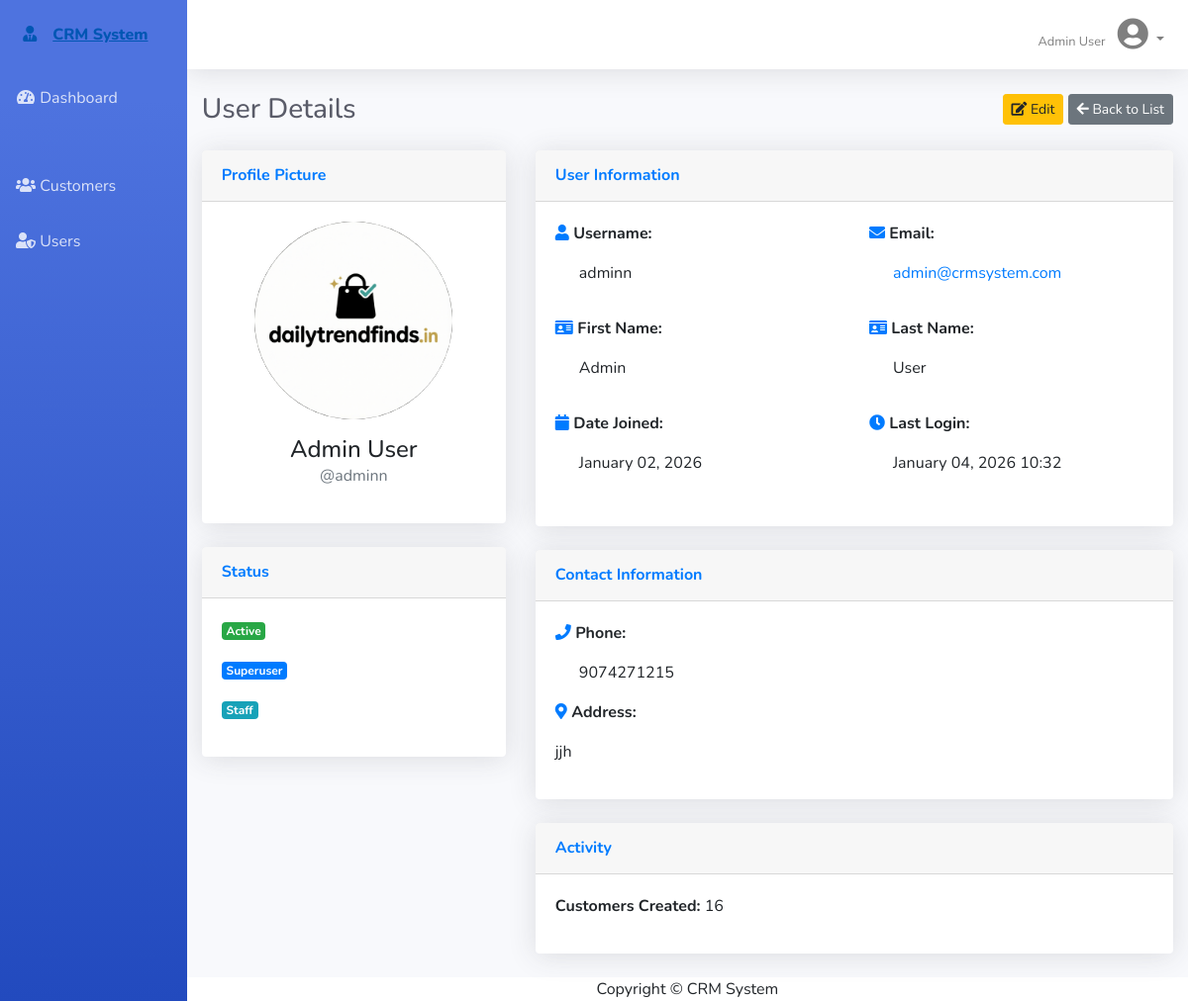
/users/1/ (signed in), run on the app's committed database.
### customers/models.py (models this page shows, shortened)
class UserProfile(models.Model):
    user = models.OneToOneField(User, on_delete=models.CASCADE, related_name='profile')
    phone = models.CharField(max_length=17, blank=True)
    address = models.TextField(blank=True)
    profile_image = models.ImageField(upload_to='profile_images/', blank=True, null=True)

### customers/views.py (the view)
# urls.py: path('users/<int:pk>/', views.user_detail, name='user_detail'),
@login_required(login_url='login')
def user_detail(request, pk):
    user = get_object_or_404(User, pk=pk)
    try:
        profile = user.profile
    except UserProfile.DoesNotExist:
        profile = UserProfile.objects.create(user=user)
    context = {'user': user, 'profile': profile}
    return render(request, 'customers/user_detail.html', context)

### customers/templates/customers/user_detail.html (shortened to what this page needs)
{% extends 'customers/base.html' %}
{% block page_header %}
<div class="d-sm-flex align-items-center justify-content-between mb-4">
    <h1 class="h3 mb-0 text-gray-800">User Details</h1>
    <div>
        <a href="{% url 'user_edit' user.pk %}" class="btn btn-warning btn-sm">
            <i class="fas fa-edit"></i> Edit
        </a>
        <a href="{% url 'user_list' %}" class="btn btn-secondary btn-sm">
            <i class="fas fa-arrow-left"></i> Back to List
        </a>
    </div>
</div>
{% endblock %}
{% block content %}
<div class="row">
    <div class="col-lg-4">
        <div class="card shadow mb-4">
            <div class="card-header py-3">
                <h6 class="m-0 font-weight-bold text-primary">Profile Picture</h6>
            </div>
            <div class="card-body text-center">
                {% if profile.profile_image %}
                    <img src="{{ profile.profile_image.url }}" alt="{{ user.get_full_name }}"
                         class="img-fluid rounded-circle mb-3" style="max-width: 200px;">
                {% else %}
                    <div class="bg-primary rounded-circle mx-auto mb-3 d-flex align-items-center justify-content-center"
                         style="width: 200px; height: 200px;">
                        <i class="fas fa-user fa-5x text-white"></i>
                    </div>
                {% endif %}
                <h4 class="mb-0">{{ user.get_full_name|default:user.username }}</h4>
                <p class="text-muted">@{{ user.username }}</p>
            </div>
        </div>
        <div class="card shadow mb-4">
            <div class="card-header py-3">
                <h6 class="m-0 font-weight-bold text-primary">Status</h6>
            </div>
            <div class="card-body">
                <p>
                    {% if user.is_active %}
                        <span class="badge badge-success">Active</span>
                    {% else %}
                        <span class="badge badge-danger">Inactive</span>
                    {% endif %}
                </p>
                <p>
                    {% if user.is_superuser %}
                        <span class="badge badge-primary">Superuser</span>
                    {% endif %}
                </p>
                <p>
                    {% if user.is_staff %}
                        <span class="badge badge-info">Staff</span>
                    {% endif %}
                </p>
            </div>
        </div>
    </div>
    <div class="col-lg-8">
        <div class="card shadow mb-4">
            <div class="card-header py-3">
                <h6 class="m-0 font-weight-bold text-primary">User Information</h6>
            </div>
            <div class="card-body">
                <div class="row mb-3">
                    <div class="col-md-6">
                        <p><strong><i class="fas fa-user text-primary"></i> Username:</strong></p>
                        <p class="ml-4">{{ user.username }}</p>
                    </div>
                    <div class="col-md-6">
                        <p><strong><i class="fas fa-envelope text-primary"></i> Email:</strong></p>
                        <p class="ml-4"><a href="mailto:{{ user.email }}">{{ user.email }}</a></p>
                    </div>
                </div>
                <div class="row mb-3">
                    <div class="col-md-6">
                        <p><strong><i class="fas fa-id-card text-primary"></i> First Name:</strong></p>
                        <p class="ml-4">{{ user.first_name|default:"Not provided" }}</p>
                    </div>
                    <div class="col-md-6">
                        <p><strong><i class="fas fa-id-card text-primary"></i> Last Name:</strong></p>
                        <p class="ml-4">{{ user.last_name|default:"Not provided" }}</p>
                    </div>
                </div>
                <div class="row mb-3">
                    <div class="col-md-6">
                        <p><strong><i class="fas fa-calendar text-primary"></i> Date Joined:</strong></p>
                        <p class="ml-4">{{ user.date_joined|date:"F d, Y" }}</p>
                    </div>
                    <div class="col-md-6">
                        <p><strong><i class="fas fa-clock text-primary"></i> Last Login:</strong></p>
                        <p class="ml-4">{{ user.last_login|date:"F d, Y H:i"|default:"Never" }}</p>
                    </div>
                </div>
            </div>
        </div>
        <div class="card shadow mb-4">
            <div class="card-header py-3">
                <h6 class="m-0 font-weight-bold text-primary">Contact Information</h6>
            </div>
            <div class="card-body">
                <div class="mb-3">
                    <p><strong><i class="fas fa-phone text-primary"></i> Phone:</strong></p>
                    <p class="ml-4">{{ profile.phone|default:"Not provided" }}</p>
                </div>
                <div class="mb-3">
                    <p><strong><i class="fas fa-map-marker-alt text-primary"></i> Address:</strong></p>
                    <p class="ml-4">{{ profile.address|default:"Not provided"|linebreaks }}</p>
                </div>
            </div>
        </div>
        <div class="card shadow mb-4">
            <div class="card-header py-3">
                <h6 class="m-0 font-weight-bold text-primary">Activity</h6>
            </div>
            <div class="card-body">
                <p><strong>Customers Created:</strong> {{ user.customers_created.count }}</p>
            </div>
        </div>
    </div>
</div>
{% endblock %}

### customers/templates/customers/base.html (shortened to what this page needs)
<!DOCTYPE html>
<html lang="en">
<head>
    <link href="https://cdnjs.cloudflare.com/ajax/libs/font-awesome/5.15.3/css/all.min.css" rel="stylesheet" type="text/css">
    <link href="https://cdn.jsdelivr.net/npm/bootstrap@4.6.0/dist/css/bootstrap.min.css" rel="stylesheet">
</head>
<body id="page-top">
    <div id="wrapper">
        <ul class="navbar-nav bg-gradient-primary sidebar sidebar-dark accordion" id="accordionSidebar">
            <a class="sidebar-brand d-flex align-items-center justify-content-center" href="{% url 'dashboard' %}">
                <div class="sidebar-brand-icon">
                    <i class="fas fa-user-tie"></i>
                </div>
                <div class="sidebar-brand-text mx-3">CRM System</div>
            </a>
            <li class="nav-item">
                <a class="nav-link" href="{% url 'dashboard' %}">
                    <i class="fas fa-fw fa-tachometer-alt"></i>
                    <span>Dashboard</span>
                </a>
            </li>
            <li class="nav-item">
                <a class="nav-link" href="{% url 'customer_list' %}">
                    <i class="fas fa-fw fa-users"></i>
                    <span>Customers</span>
                </a>
            </li>
            <li class="nav-item">
                <a class="nav-link" href="{% url 'user_list' %}">
                    <i class="fas fa-fw fa-user-shield"></i>
                    <span>Users</span>
                </a>
            </li>
        </ul>
        <div id="content-wrapper" class="d-flex flex-column">
            <div id="content">
                <nav class="navbar navbar-expand navbar-light bg-white topbar mb-4 static-top shadow">
                    <ul class="navbar-nav ml-auto">
                        <li class="nav-item dropdown no-arrow">
                            <a class="nav-link dropdown-toggle" href="#" id="userDropdown" role="button"
                                data-toggle="dropdown" aria-haspopup="true" aria-expanded="false">
                                <span class="mr-2 d-none d-lg-inline text-gray-600 small">{{ user.get_full_name|default:user.username }}</span>
                                <i class="fas fa-user-circle fa-2x"></i>
                            </a>
                        </li>
                    </ul>
                </nav>
                <div class="container-fluid">
                    {% block page_header %}{% endblock %}
                    {% block content %}{% endblock %}
                </div>
            </div>
            <footer class="sticky-footer bg-white">
                <div class="container my-auto">
                    <div class="copyright text-center my-auto">
                        <span>Copyright &copy; CRM System {{ current_year }}</span>
                    </div>
                </div>
            </footer>
        </div>
    </div>
</body>
</html>

### customers/templates/customers/base.html (style rules this page uses)
:root { --primary: #4e73df; --secondary: #858796; --success: #1cc88a; --info: #36b9cc; --warning: #f6c23e; --danger: #e74a3b; --light: #f8f9fc; --dark: #5a5c69; }
body { font-family: 'Nunito', -apple-system, BlinkMacSystemFont, 'Segoe UI', Roboto, sans-serif; background-color: var(--light); }
#wrapper { display: flex; }
#content-wrapper { background-color: var(--light); width: 100%; overflow-x: hidden; }
.sidebar { width: 14rem; min-height: 100vh; background: linear-gradient(180deg, #4e73df 10%, #224abe 100%); }
.sidebar .nav-item .nav-link { color: rgba(255, 255, 255, 0.8); padding: 1rem; }
.sidebar-brand { height: 4.375rem; text-decoration: none; font-size: 1rem; font-weight: 800; padding: 1.5rem 1rem; text-align: center; color: #fff; }
.topbar { height: 4.375rem; background-color: #fff; box-shadow: 0 .15rem 1.75rem 0 rgba(58, 59, 69, .15); }
.card { border: none; box-shadow: 0 .15rem 1.75rem 0 rgba(58, 59, 69, .15); }
.bg-gradient-primary { background: linear-gradient(180deg, #4e73df 10%, #224abe 100%); }
.text-gray-800 { color: #5a5c69 !important; }
.shadow { box-shadow: 0 .15rem 1.75rem 0 rgba(58, 59, 69, .15) !important; }

### data on the page
UserProfile: profile_image (picture), phone "9074271215", address "jjh"

### other printed values
{{ user.get_full_name|default:user.username }} "Admin User"
{{ user.username }} "adminn"
{{ user.email }} "admin@crmsystem.com"
{{ user.first_name|default:"Not provided" }} "Admin"
{{ user.last_name|default:"Not provided" }} "User"
{{ user.date_joined|date:"F d, Y" }} "January 02, 2026"
{{ user.last_login|date:"F d, Y H:i"|default:"Never" }} "January 04, 2026 10:32"
{{ user.customers_created.count }} "16"
